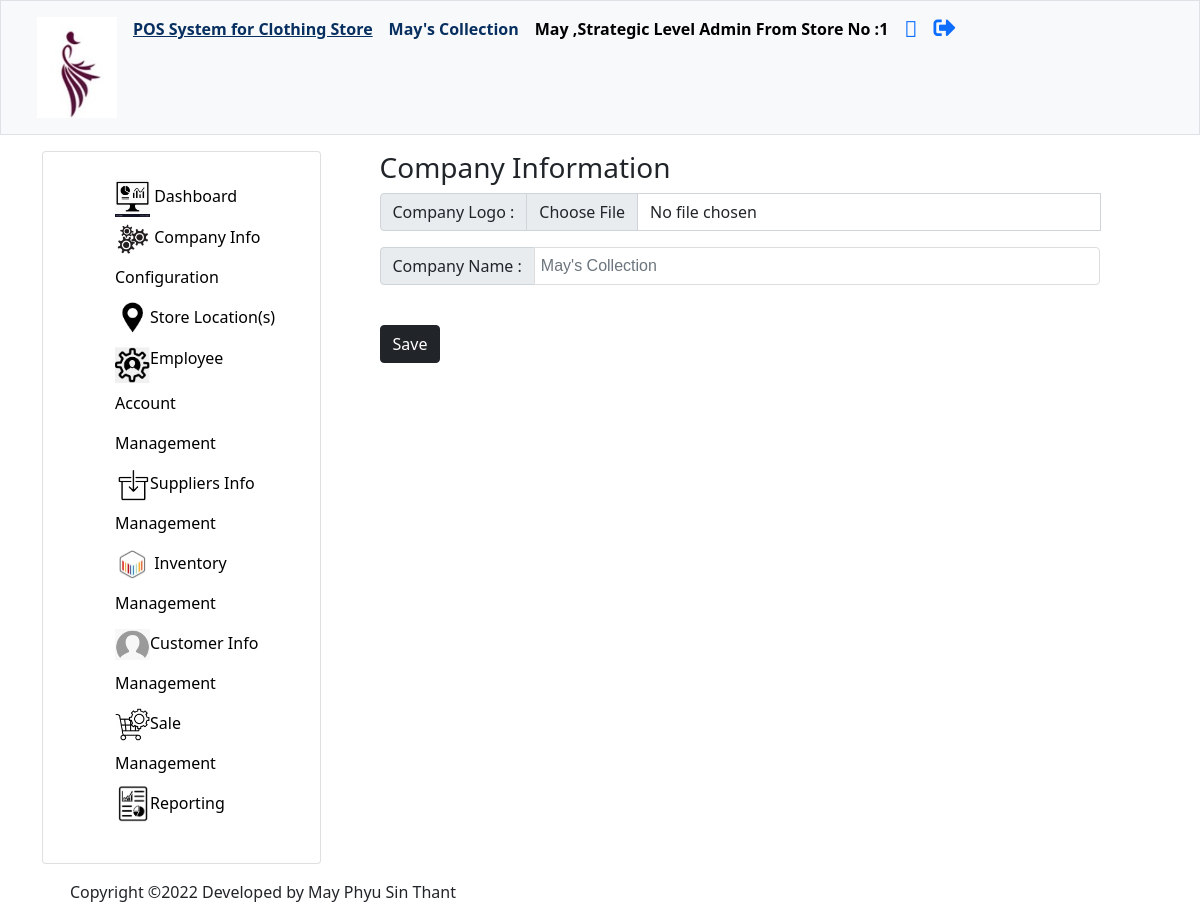
Screenshot of /company-info-config.php (signed in) with the database file from the repository.
### tables this page shows
CREATE TABLE `companyinfo` (
  `ID` int(11) NOT NULL COMMENT 'ID',
  `companyName` varchar(255) NOT NULL COMMENT 'Company/Organization who is using this POS System',
  `logo` varchar(255) DEFAULT NULL COMMENT 'Business Owners'' can set Company Logo'
);

CREATE TABLE `employee` (
  `employeeID` int(11) NOT NULL COMMENT 'Employee ID',
  `employeeName` varchar(255) NOT NULL COMMENT 'Employee Name',
  `password` varchar(255) NOT NULL COMMENT 'Hashed Password',
  `profileImage` varchar(255) DEFAULT NULL COMMENT 'Profile Photo',
  `address` varchar(255) DEFAULT NULL COMMENT 'Employee''s Address',
  `phone` int(11) NOT NULL COMMENT 'Employee''s Phone Number',
  `email` varchar(255) NOT NULL COMMENT 'Email',
  `position` varchar(255) NOT NULL COMMENT 'Positions such as cashier, marketing leader, CEO, CFO, etc.',
  `level` varchar(255) NOT NULL COMMENT 'Operational, Tactical & Strategic Levels',
  `storeNo` int(11) NOT NULL COMMENT 'Store Number when organization has multiple branches',
  `remark` varchar(255) NOT NULL COMMENT 'Set Remark - Active or Inactive'
);

### company-info-config.php (the view, shortened to what this page needs)
<?php
    include("admin/conf/config.php");
    $query = "SELECT * FROM companyinfo";
    $stmt = $conn->query($query);
    $result = $stmt->fetchAll(PDO::FETCH_ASSOC);
?>
<!DOCTYPE html>
<html>
    <head>
        <link rel = "stylesheet" href = "css/style.css">
        <link href="https://cdn.jsdelivr.net/npm/bootstrap@5.0.2/dist/css/bootstrap.min.css" rel="stylesheet">    </head>
        <link rel="stylesheet" href="https://cdn.jsdelivr.net/npm/bootstrap@4.6.1/dist/css/bootstrap.min.css">
         <?php
        include("header-navigation.php");
        ?>
    <body>
        <section class = "container mx-auto">
        <div class = "row mx-0 px-0">
            <?php
            include("sidebar.php");
            ?>
            <main class = "col-lg-8 col-md-8 col-sm-12 col-xs-12 my-0 py-3 mx-auto px-auto ">
                <h3>Company Information</h3>
                <form id = "form" class = "form" action= "add-store-config.php"  method = "POST" enctype = "multipart/form-data">
                   <div class = "input-group mb-3">
                        <span class = "input-group-text">  Company Logo : </span>
                        <input type="file" id = "companyLogo" name = "companyLogo" class = "form-control "  required /></p>
                    </div>
                    <div class = "input-group mb-3">
                        <span class = "input-group-text">  Company Name : </span>
                        <input id = "companyName" name = "companyName" for = "companyName" type = "text" class = "form-control "
                         required
                        placeholder = "<?php
                        if($count = 1 ){
                            foreach($result as $row) {
                                echo $row['companyName'];
                            }
                        } ?>">
                    </div>
                    <br>
                    <button type="submit" class = "btn btn-dark" name="Save" >Save</button>
                </form>
            </main>
        </div>
    </body>
    <footer class = "container mx-3">
        <p>Copyright  ©2022 Developed by May Phyu Sin Thant </p>
    </footer>
</html>

### header-navigation.php (shortened to what this page needs)
<?php
    include("admin/conf/config.php");
?>
<!DOCTYPE html>
<html>
    <head>
        <link href="https://cdn.jsdelivr.net/npm/bootstrap@5.0.2/dist/css/bootstrap.min.css" rel="stylesheet">    </head>
        <link rel="stylesheet" href="https://pro.fontawesome.com/releases/v5.10.0/css/all.css"/>
    <body>
        <nav class="navbar navbar-expand-lg  navbar-expand-md  bg-light sticky-top border" id = "sidebar-wrapper">
            <div class="container-fluid">
                <div class="collapse navbar-collapse" id="navbarNavAltMarkup">
                    <div class="navbar-nav">
                        <a class="nav-link" href="dashboard.php"  aria-current="page" >
                            <?php if(isset($_SESSION['auth'])) {
                                $results = "SELECT * FROM `companyinfo` ";
                                $companyInfo = $conn->query( $results);
                                foreach( $companyInfo as $row ) {
                                    $companyName = $row['companyName'];
                                } ?>
                            <img src="imgs/<?php echo $row['logo'] ?>"  width="80" >
                        </a>
                        <a class="nav-link" href="dashboard.php"  aria-current="page" style = "color : #072F5F; text-decoration: underline;"><b>POS System for Clothing Store</b></a>
                        <a class="nav-link" href="dashboard.php"  aria-current="page" style = "color : #072F5F;">
                            <b><?php
                               if(isset($row)) {
                                    echo $companyName;
                                }
                            }?></b>
                        </a>
                        <b><a class="nav-link" href="#" style = "color : black;">
                        <?php if(isset($_SESSION['auth'])) {
                                $email = $_SESSION['email'];
                                $results = "SELECT * FROM `employee` WHERE email = '$email' ";
                                $employeeInfo = $conn->query( $results);
                                foreach( $employeeInfo as $row ) {
                                    $name = $row['employeeName'];
                                    $level = $row['level'];
                                    $store = $row['storeNo'];
                                }
                                if(isset($row)) { ?>
                                <?php
                                    echo $name.'  '.',';
                                    echo $level.' Level Admin';
                                    echo '  From Store No :'.$store;
                                }
                            }?> </a> </b>
                        <a class = "nav-link" href = "view-profile.php"><i class="fad fa-id-card" style = "font-size: 22px;"></i></a>
                       <a class = "nav-link" href = "logout.php"><i class="fas fa-sign-out-alt" style = "font-size: 22px;"></i></a>
                    </div>
                </div>
            </div>
        </nav>
    </body>
</html>

### css/style.css (style rules this page uses)
nav, main { height: auto; }
main { flex-grow: 3; }
input[type="text"], select { font-family: Arial, Helvetica, sans-serif; border: 1px solid #ddd; padding: 6px; width: 300px; background: #fff; }

### rows the page displays
companyinfo: logo (picture), companyName "May's Collection"
employee: employeeName "May", level "Strategic", storeNo "1"
